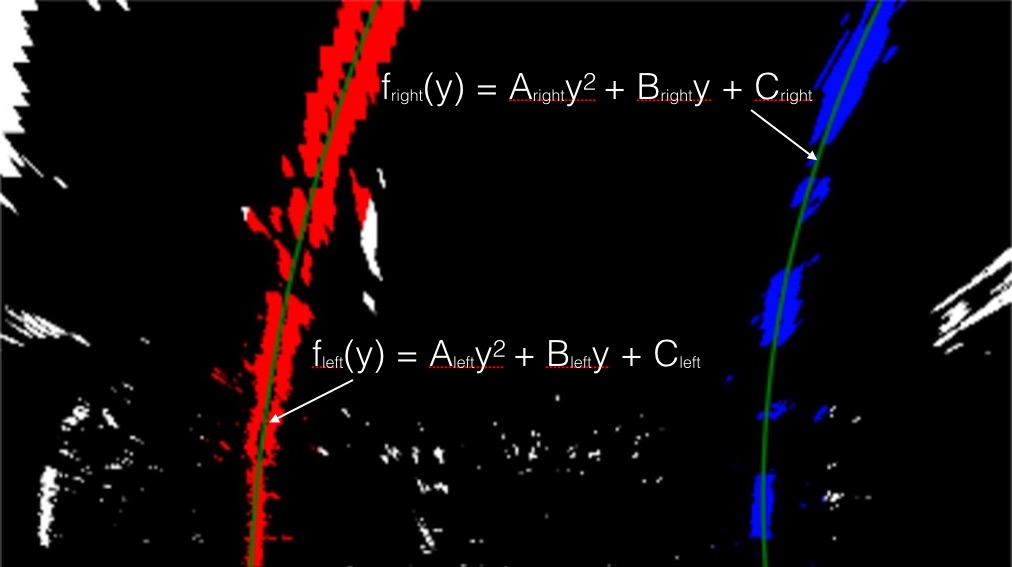
#> input picture examples/color_fit_lines.jpg, 1012 x 567 px; its folder holds only this picture in this run
$ python -i mask.py   (imports and definitions only)   (older library calls are emulated)
#> lines starting #> are read from the running program, lines starting #| are printed output that depends on the picture
# The MIT License (MIT)
#
# Copyright 2017 Artem Artemev, im@artemav.com
#
# Permission is hereby granted, free of charge, to any person obtaining a copy of this software
# and associated documentation files (the "Software"), to deal in the Software without restriction,
# including without limitation the rights to use, copy, modify, merge, publish, distribute,
# sublicense, and/or sell copies of the Software, and to permit persons to whom the Software is
# furnished to do so, subject to the following conditions:
# The above copyright notice and this permission notice shall be included in all copies or
# substantial portions of the Software.
#
# THE SOFTWARE IS PROVIDED "AS IS", WITHOUT WARRANTY OF ANY KIND, EXPRESS OR IMPLIED, INCLUDING
# BUT NOT LIMITED TO THE WARRANTIES OF MERCHANTABILITY, FITNESS FOR A PARTICULAR PURPOSE AND
# NONINFRINGEMENT. IN NO EVENT SHALL THE AUTHORS OR COPYRIGHT HOLDERS BE LIABLE FOR ANY CLAIM,
# DAMAGES OR OTHER LIABILITY, WHETHER IN AN ACTION OF CONTRACT, TORT OR OTHERWISE, ARISING FROM,
# OUT OF OR IN CONNECTION WITH THE SOFTWARE OR THE USE OR OTHER DEALINGS IN THE SOFTWARE.

import matplotlib
import matplotlib.pyplot as plt
import cv2 as cv
import numpy as np
from calibrator import Calibrator as clb
from perspective import Perspective as persp
from common import show_images

class CustomMask():
    # [19 lines left out: function apply, not called in this run]

class ColorThresholder():
    # [26 lines left out: functions rgb_channel, hls_channel, not called in this run]


class SobelMask():
    # [15 lines left out: function abs, not called in this run]
    @staticmethod
    def magnitude(im, sobel_kernel=3, thresh=(30, 100), show=False):
#> called with sobel_kernel = 3, thresh = (30, 100), show = False
        gray = cv.cvtColor(im, cv.COLOR_RGB2GRAY)
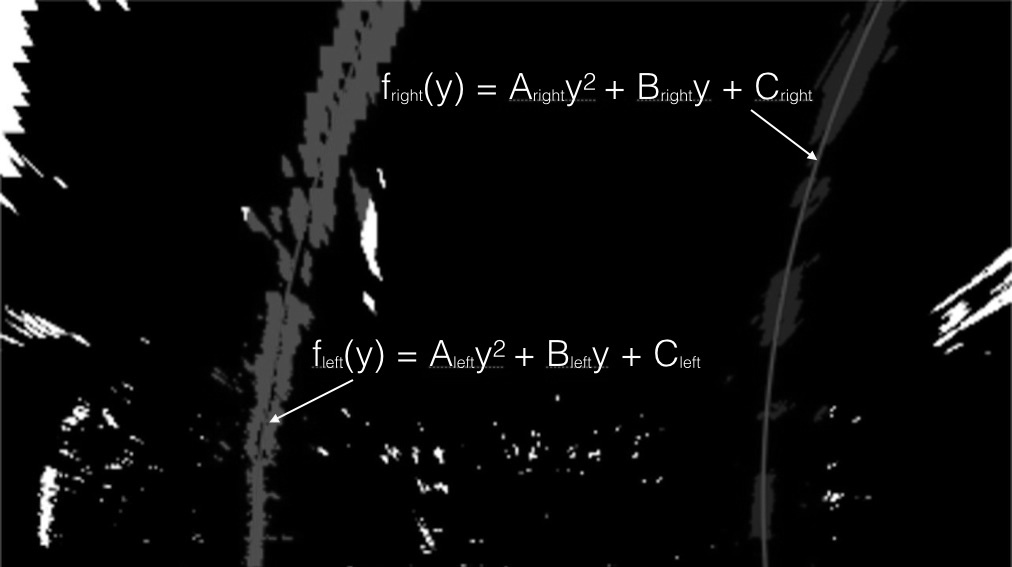
#> gray: shape (567, 1012); min 0, max 255, mean 10.8
        sobelx = cv.Sobel(gray, cv.CV_64F, dx=1, dy=0, ksize=sobel_kernel)
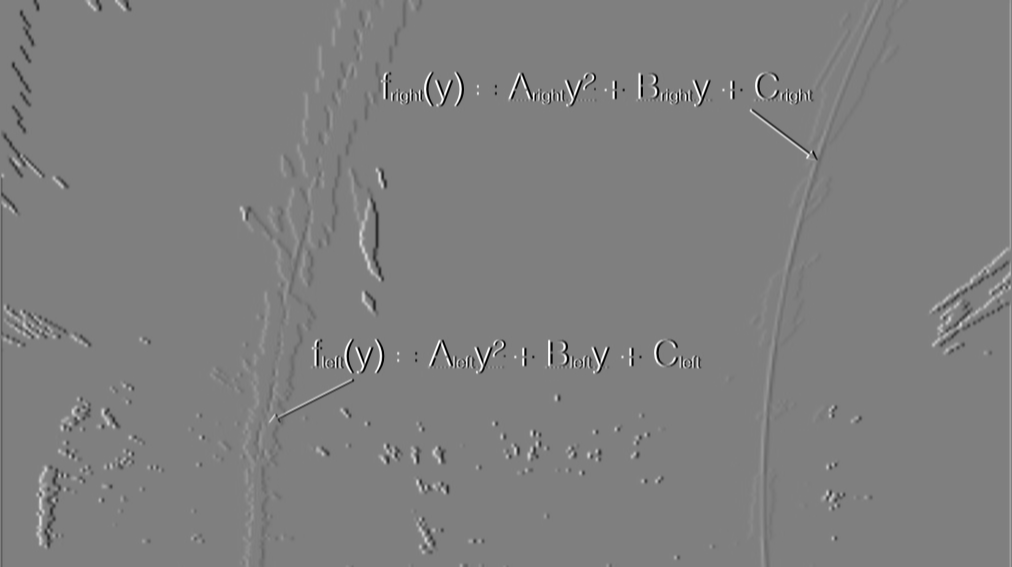
#> sobelx: shape (567, 1012) float64; min -1020, max 1020, mean -0.4; drawn with min black and max white
        sobely = cv.Sobel(gray, cv.CV_64F, dx=0, dy=1, ksize=sobel_kernel)
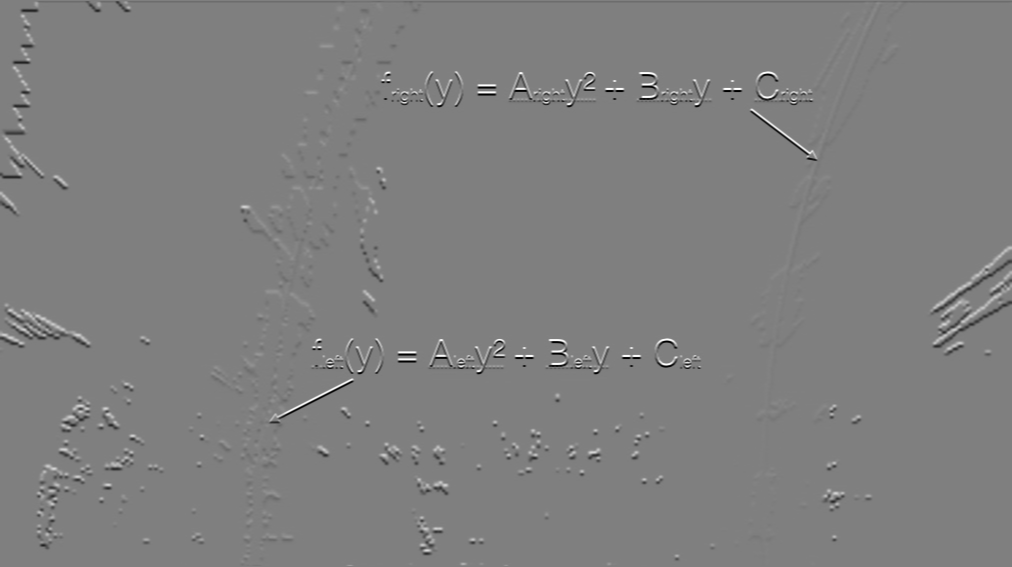
#> sobely: shape (567, 1012) float64; min -1020, max 1020, mean -0.6; drawn with min black and max white
        abs = np.sqrt(sobelx**2 + sobely**2)
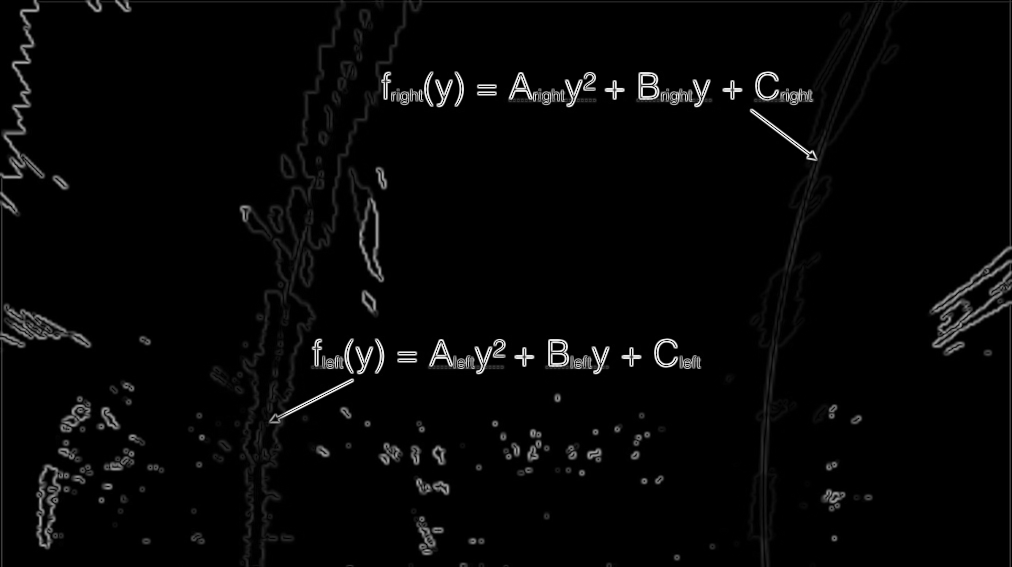
#> abs: shape (567, 1012) float64; min 0, max 1101.9, mean 27.3; drawn with min black and max white
        scaled = np.uint8(255 * abs / np.max(abs))
        binary = np.zeros_like(scaled)
        tmin, tmax = thresh
        binary[(scaled >= tmin) & (scaled <= tmax)] = 1
        if show == True:
            show_images(gray, binary, 'origin', 'magnitude',
                        'Magnitude Thresholding',
                        cmap1='gray', cmap2='gray')
        return binary
    # [16 lines left out: function direction, not called in this run]

# [27 lines of commented-out code are left out]
### Edit this function to create your own pipeline.
##def pipeline(im, s_thresh=(170, 255), sx_thresh=(20, 100)):
##    im = np.copy(im)
##    # Convert to HSV color space and separate the V channel
##    hsv = cv.cvtColor(im, cv.COLOR_RGB2HLS).astype(np.float)
##    l_channel = hsv[:,:,1]
##    s_channel = hsv[:,:,2]
##    # Sobel x
##    sobelx = cv.Sobel(l_channel, cv.CV_64F, 1, 0) # Take the derivative in x
##    absx = np.absolute(sobelx) # Absolute x derivative to accentuate lines away from horizontal
##    scaled = np.uint8(255*absx/np.max(absx))
##
##    # Threshold x gradient
##    sxbinary = np.zeros_like(scaled)
##    sxbinary[(scaled >= sx_thresh[0]) & (scaled <= sx_thresh[1])] = 1
##
##    # Threshold color channel
##    s_binary = np.zeros_like(s_channel)
##    s_binary[(s_channel >= s_thresh[0]) & (s_channel <= s_thresh[1])] = 1
##    # Stack each channel
##    # Note color_binary[:, :, 0] is all 0s, effectively an all black image. It might
##    # be beneficial to replace this channel with something else.
##    color_binary = np.dstack(( np.zeros_like(sxbinary), sxbinary, s_binary))
##    return color_binary
##
### notes.run(im, ksize=5, tdir=(0.8,1.2), ty=(20,100), tx=(20,100), tmag=(40,100)) ???
# [10 lines of commented-out code are left out]

>>> import cv2
>>> picture = cv2.cvtColor(cv2.imread('examples/color_fit_lines.jpg'), cv2.COLOR_BGR2RGB)
>>> result = SobelMask().magnitude(picture)
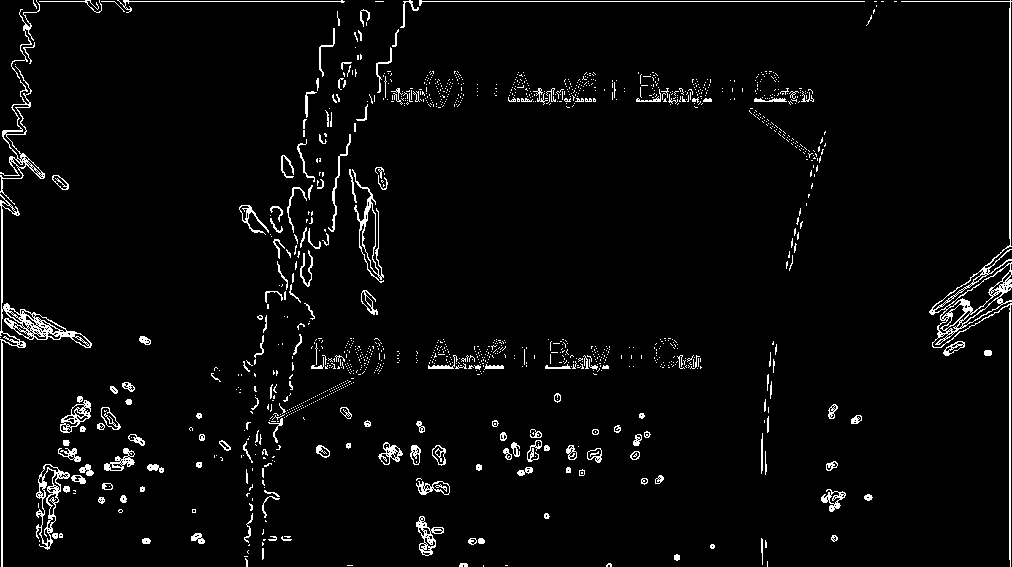
#> result: shape (567, 1012); values 0 (black) and 1 (white), 3.6% white in thin lines or dots
